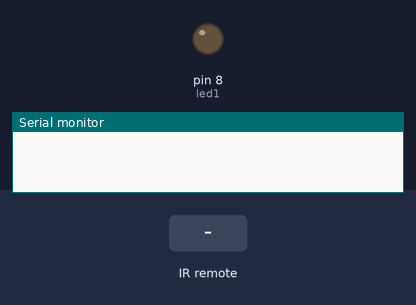
This sketch was run on a simulated Arduino Uno, built with avr-gcc and run on an emulated ATmega328P. Shown: output pins drawn as LEDs (lit = HIGH), the last lines printed to the serial monitor. The test bench sets the inputs (shaded band).

Above: at 1.2 s.
1.3 s: infrared code 0x38863BD2 received
At 1.9 s:
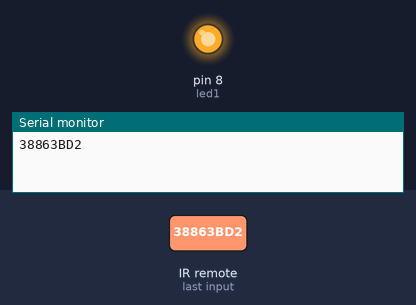
Timing chart, 0 to 4.3 s (numbered marks = the images above; inputs shaded):
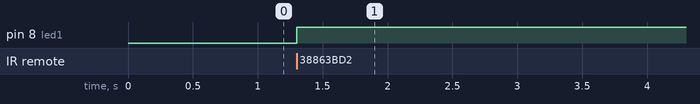

The sketch:

IRremote_control.ino
```cpp
#include <IRremote.h>

int RECV_PIN = 2;
IRrecv irrecv(RECV_PIN);
decode_results results;

int state1=1;
int led1=8;

void setup()
{
  Serial.begin(9600);
  irrecv.enableIRIn(); // Start the receiver
  pinMode(led1,OUTPUT);
}

void loop() {
  if (irrecv.decode(&results)) {
    Serial.println(results.value, HEX);
    irrecv.resume(); // Receive the next value


    if(results.value == 0x38863BD2 )
    {
     digitalWrite(led1,state1);
     state1 = !state1;
    }

  }

}
```

Measured:
- after the input at 1.3 s, pin 8 (led1): LOW → HIGH at once
